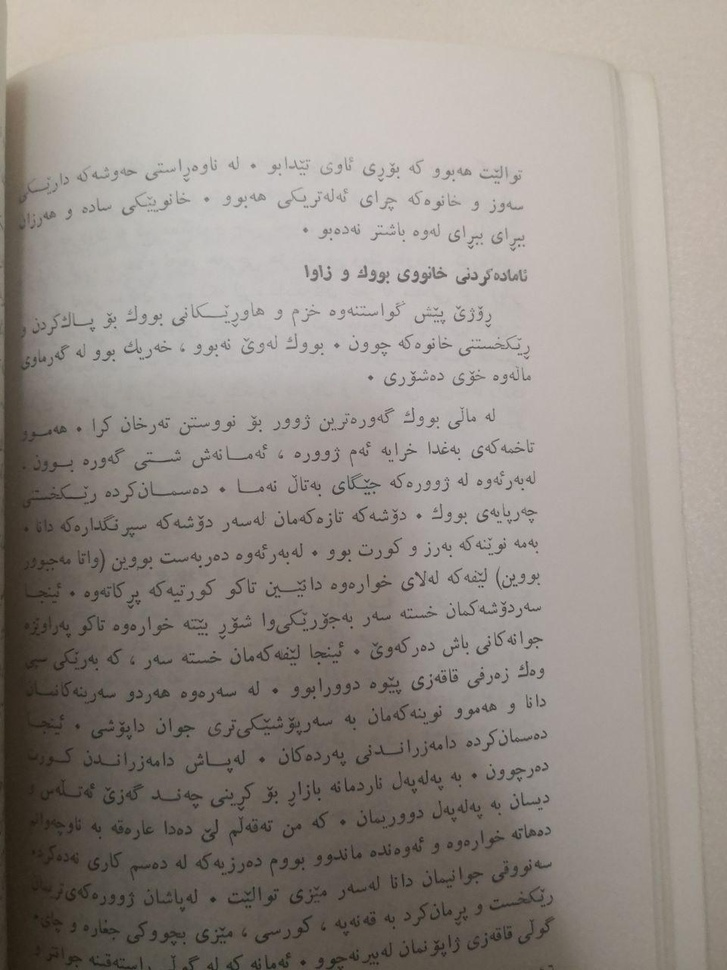
#> input picture images/1.jpg, 727 x 970 px, shrunk from 960 x 1280 before the run
$ python -i functions.py   (imports and definitions only)
#> lines starting #> are read from the running program, lines starting #| are printed output that depends on the picture; after the words box and inside, x2 and y2 are one past the last pixel; in counts of white or black regions, pixels touching at a corner belong together

from skimage.filters import gaussian, threshold_otsu
from skimage.feature import canny
from skimage.transform import probabilistic_hough_line, rotate
import numpy as np
import os
from skimage import io
from skimage import filters
from skimage import transform
from skimage import color
from skimage import viewer
from skimage import util
def deskew(image):
    #threshold to get rid of extraneous noise
    thresh = threshold_otsu(image)
#> thresh = 134
    normalize = image > thresh
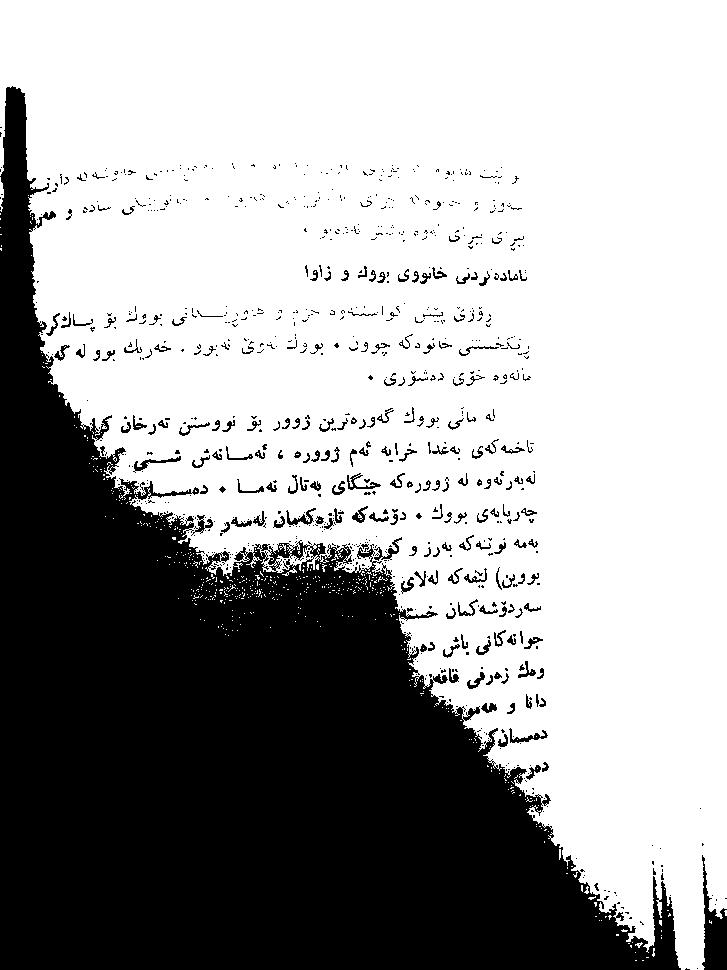
#> normalize: shape (970, 727) bool; 64% white; 914 black regions (709 under 20 px), largest, box (x1, y1, x2, y2) and area: (0, 86, 681, 970) 239242, (702, 855, 727, 970) 1482, (133, 456, 181, 473) 194
    # gaussian blur
    blur = gaussian(normalize, 3)
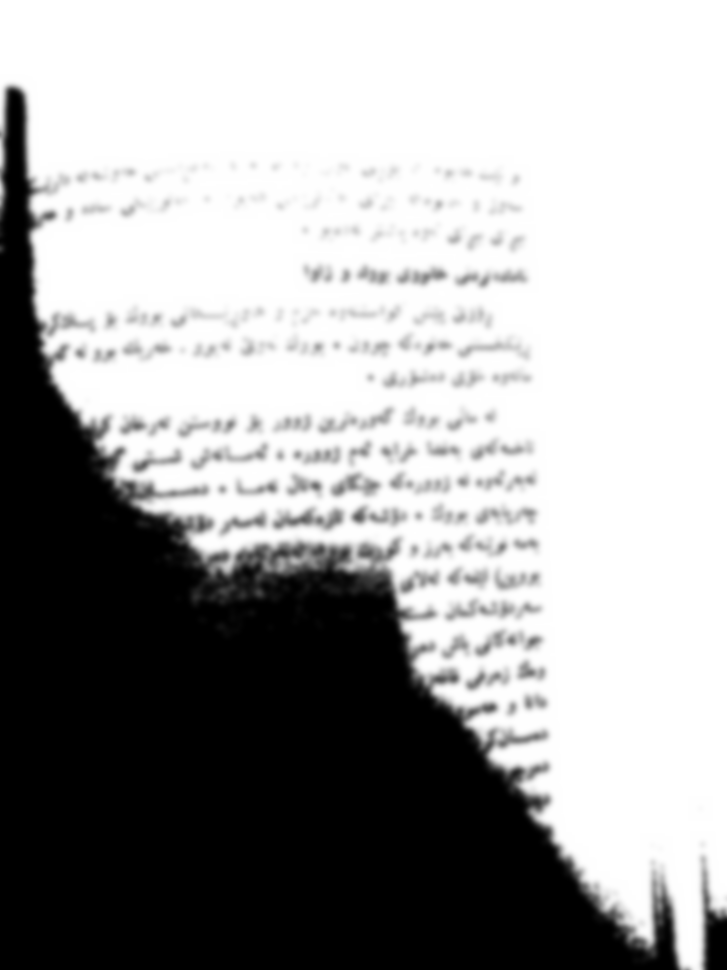
#> blur: shape (970, 727) float64; min 0, max 1, mean 0.64
    # canny edges in scikit-image
    edges = canny(blur)
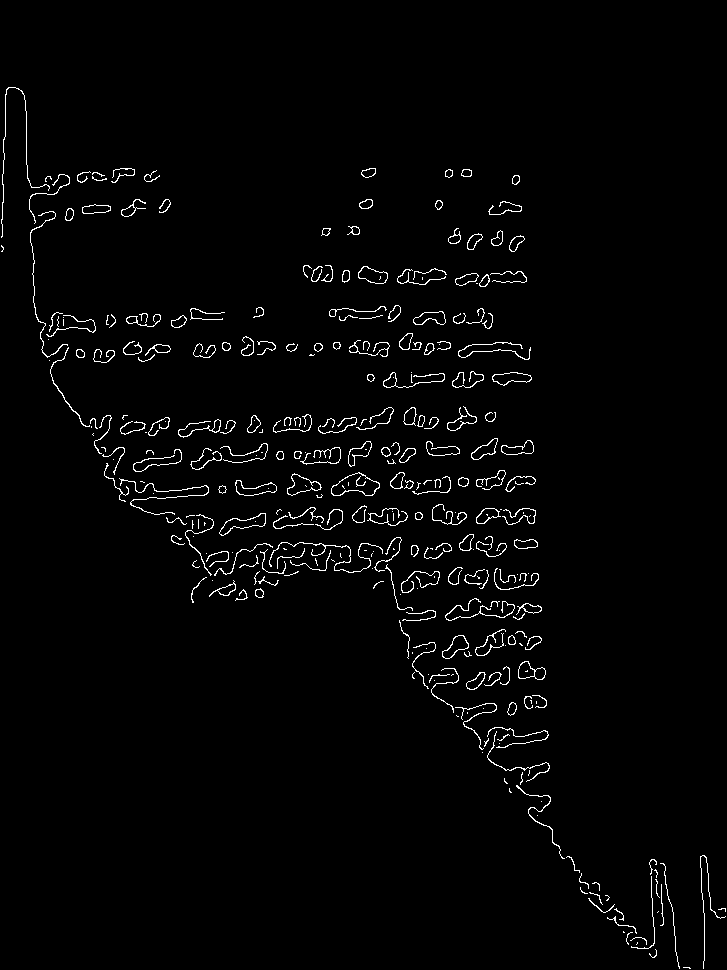
#> edges: shape (970, 727) bool; 2% white in thin lines or dots
    # hough lines
    hough_lines = probabilistic_hough_line(edges)
#> hough_lines = 90 items
    # hough lines returns a list of points, in the form ((x1, y1), (x2, y2))
    # representing line segments. the first step is to calculate the slopes of
    # these lines from their paired point values
    slopes = [(y2 - y1)/(x2 - x1) if (x2-x1) else 0 for (x1,y1), (x2, y2) in hough_lines]
#> slopes = 90 values, max 21.67 at index 81, min -39.5 at index 30, mean -0.0606
    # it just so happens that this slope is also y where y = tan(theta), the angle
    # in a circle by which the line is offset
    rad_angles = [np.arctan(x) for x in slopes]
#> rad_angles = 90 values, max 1.52 at index 81, min -1.55 at index 30, mean 0.124
    # and we change to degrees for the rotation
    deg_angles = [np.degrees(x) for x in rad_angles]
#> deg_angles = 90 values, max 87.36 at index 81, min -88.55 at index 30, mean 7.12
    # which of these degree values is most common?
    histo = np.histogram(deg_angles, bins=180)
    # correcting for 'sideways' alignments
    rotation_number = histo[1][np.argmax(histo[0])]
#> rotation_number = -1.57

    if rotation_number > 45:
        rotation_number = -(90-rotation_number)
    elif rotation_number < -45:
        rotation_number = 90 - abs(rotation_number)
    return rotation_number

def preprocess(input_file, output_file):
    # imgPath = "./images/5-rotated.jpg"
    imgPath = input_file
    img = io.imread(imgPath, as_gray=True)
    # binarize input image and apply local theresould
    adaptiveThresh = filters.thresholding.threshold_sauvola(img, r=0.2)
    binarizedImage = img >= adaptiveThresh

    # [7 lines of commented-out code are left out]
    io.imsave(output_file,util.dtype.img_as_ubyte(binarizedImage) )

>>> import cv2
>>> picture = cv2.imread('images/1.jpg', cv2.IMREAD_GRAYSCALE)
>>> result = deskew(picture)
#> result = -1.57

$ run again, on images/2.jpg
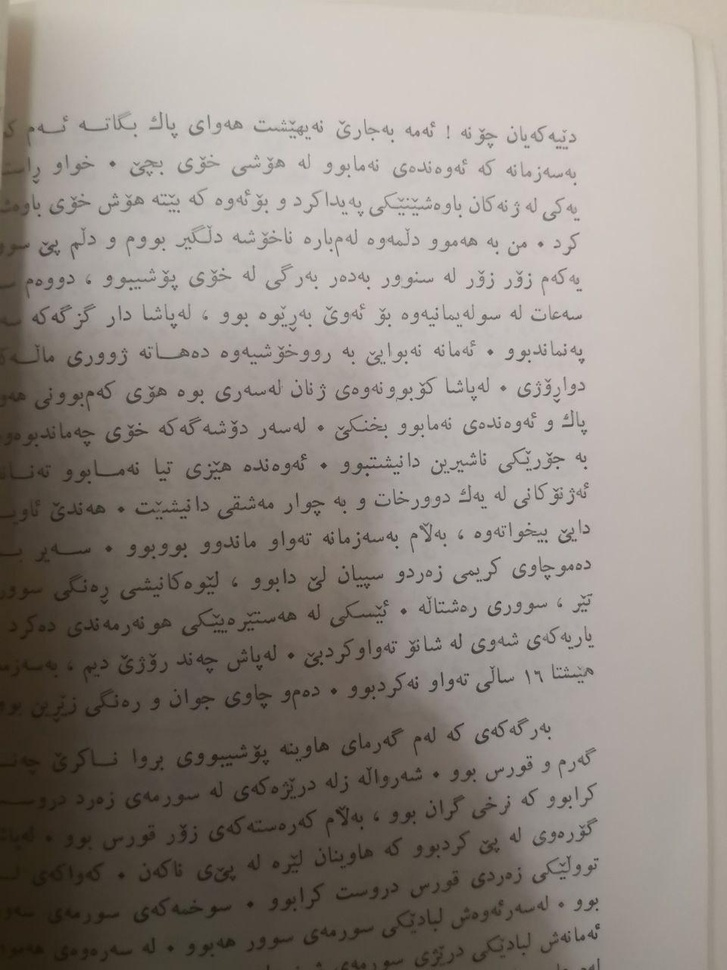
#> input picture images/2.jpg, 727 x 970 px, shrunk from 960 x 1280 before the run
#> thresh = 128
#> in deskew, `normalize = image > thresh`:
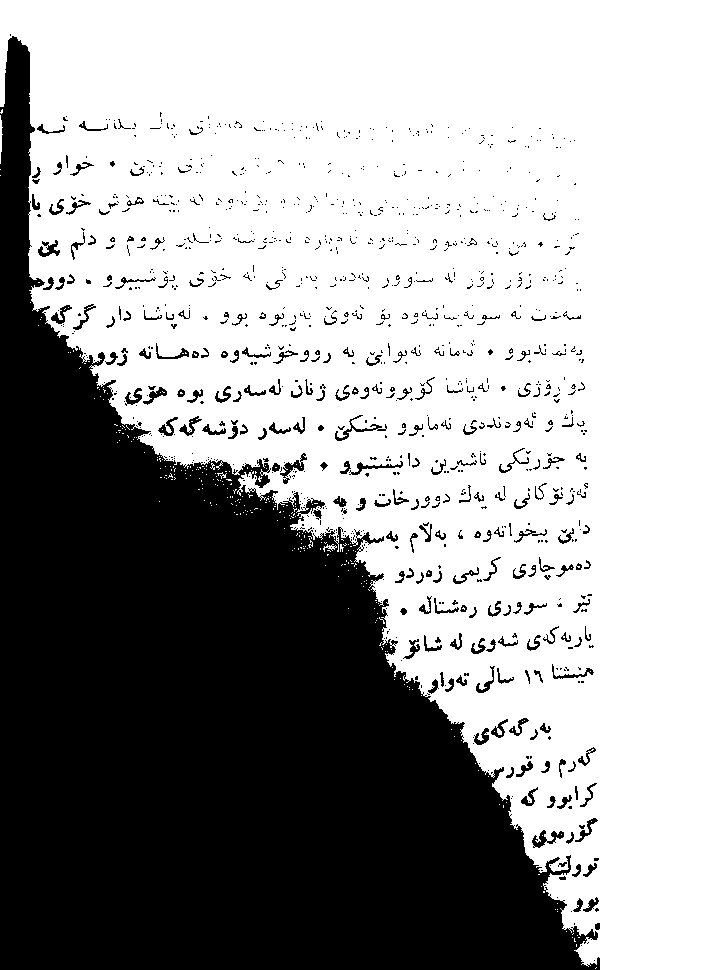
#> normalize: shape (970, 727) bool; 62.6% white; 1093 black regions (861 under 20 px), largest, box (x1, y1, x2, y2) and area: (0, 36, 600, 970) 247043, (532, 830, 564, 848) 236, (280, 453, 307, 484) 234
#> in deskew, `edges = canny(blur)`:
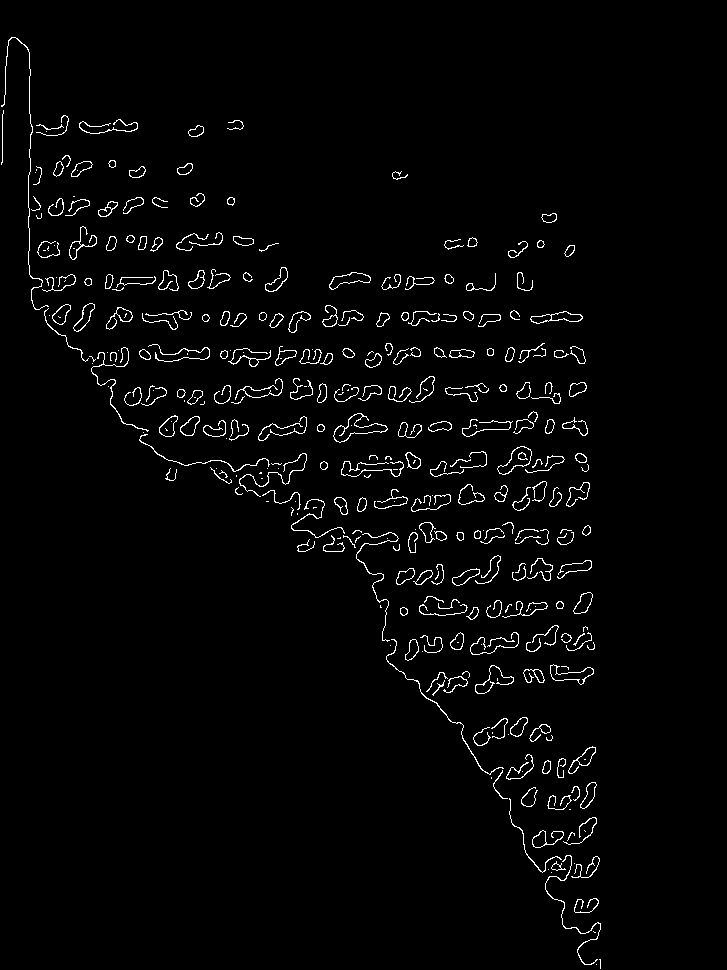
#> edges: shape (970, 727) bool; 2.3% white in thin lines or dots, all inside (x1, y1, x2, y2) = (1, 37, 601, 969)
#> hough_lines = 78 items
#> slopes = 78 values, max 1.69 at index 75, min -16.75 at index 49, mean 0.00208
#> rad_angles = 78 values, max 1.04 at index 75, min -1.51 at index 49, mean 0.156
#> deg_angles = 78 values, max 59.35 at index 75, min -86.58 at index 49, mean 8.92
#> rotation_number = -0.645

$ run again, on images/3.jpg
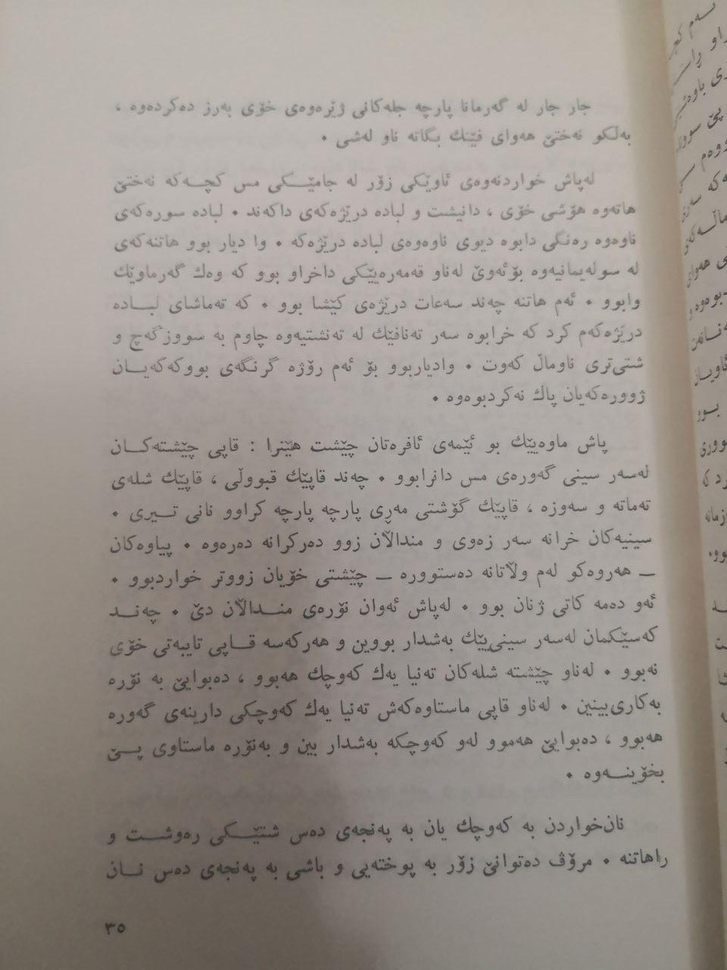
#> input picture images/3.jpg, 727 x 970 px, shrunk from 960 x 1280 before the run
#> thresh = 143
#> in deskew, `normalize = image > thresh`:
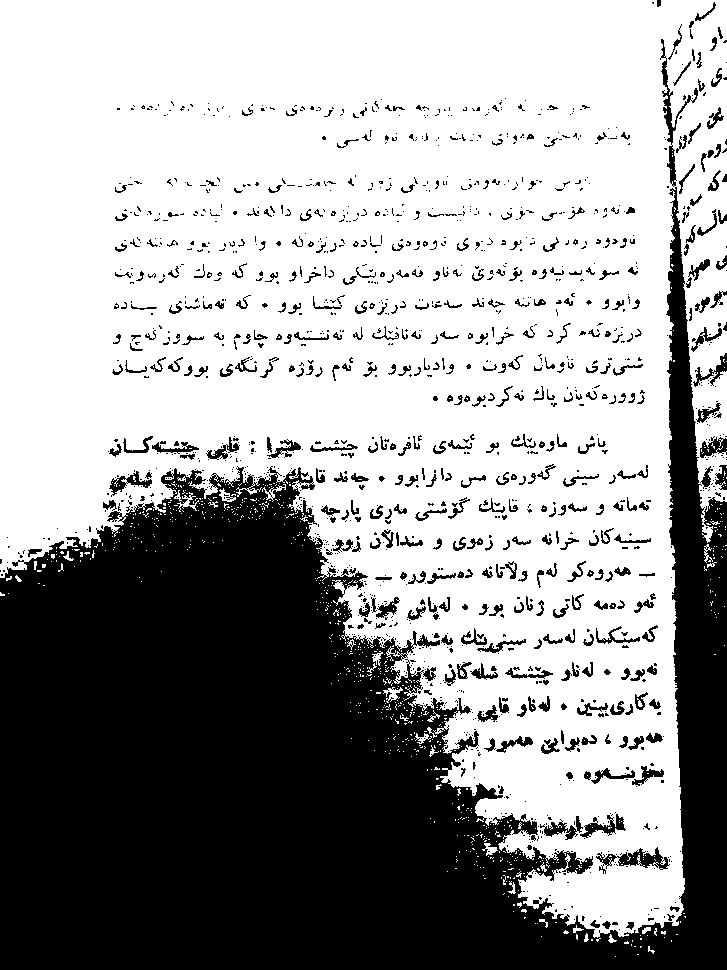
#> normalize: shape (970, 727) bool; 62.5% white; 1501 black regions (1094 under 20 px), largest, box (x1, y1, x2, y2) and area: (0, 187, 727, 970) 234691, (660, 39, 698, 187) 799, (596, 847, 670, 874) 705
#> in deskew, `edges = canny(blur)`:
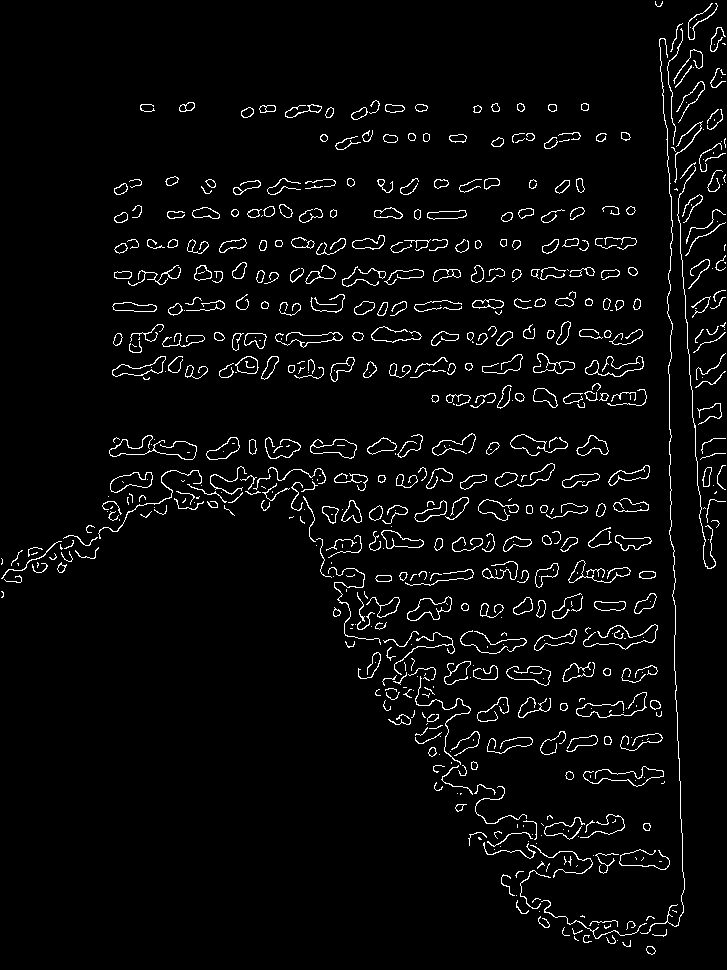
#> edges: shape (970, 727) bool; 3.8% white in thin lines or dots
#> hough_lines = 148 items
#> slopes = 148 values, max 58 at index 26, min -37.33 at index 10, mean 1.1
#> rad_angles = 148 values, max 1.55 at index 26, min -1.54 at index 10, mean 0.141
#> deg_angles = 148 values, max 89.01 at index 26, min -88.47 at index 10, mean 8.05
#> rotation_number = -0.713

$ run again, on images/4.jpg
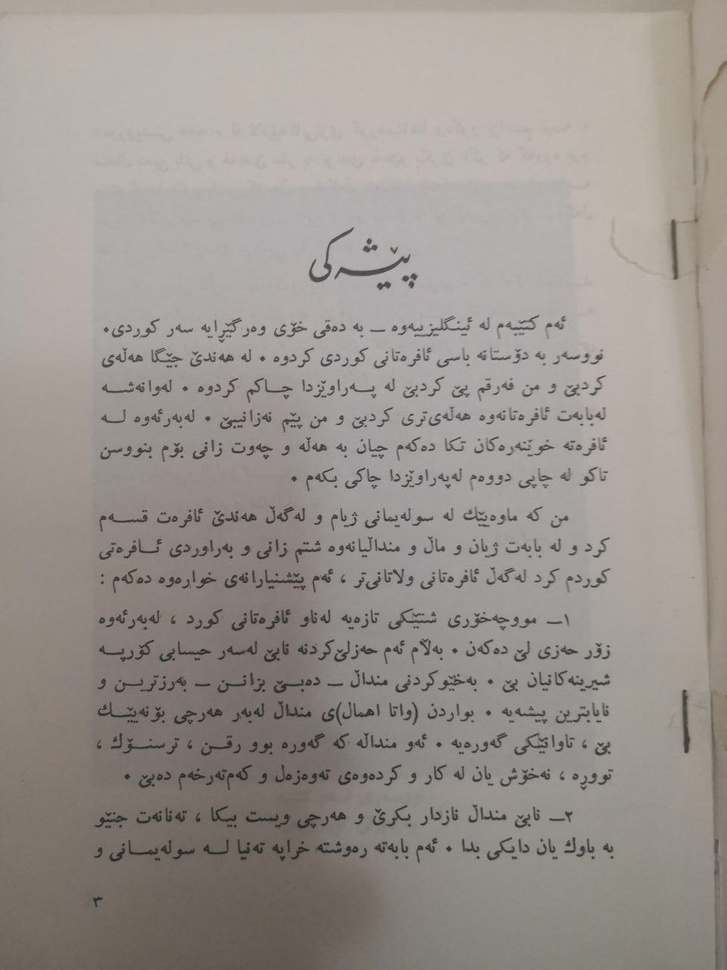
#> input picture images/4.jpg, 727 x 970 px, shrunk from 960 x 1280 before the run
#> thresh = 141
#> in deskew, `normalize = image > thresh`:
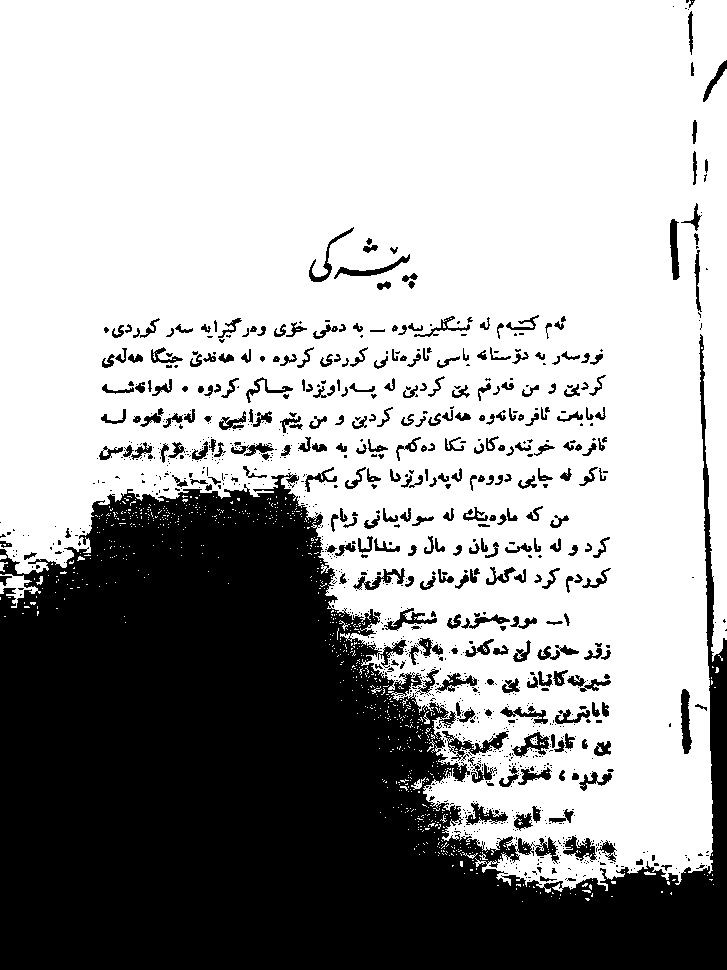
#> normalize: shape (970, 727) bool; 65.1% white; 1068 black regions (740 under 20 px), largest, box (x1, y1, x2, y2) and area: (0, 334, 727, 970) 216521, (442, 731, 509, 761) 639, (681, 689, 692, 754) 486
#> in deskew, `edges = canny(blur)`:
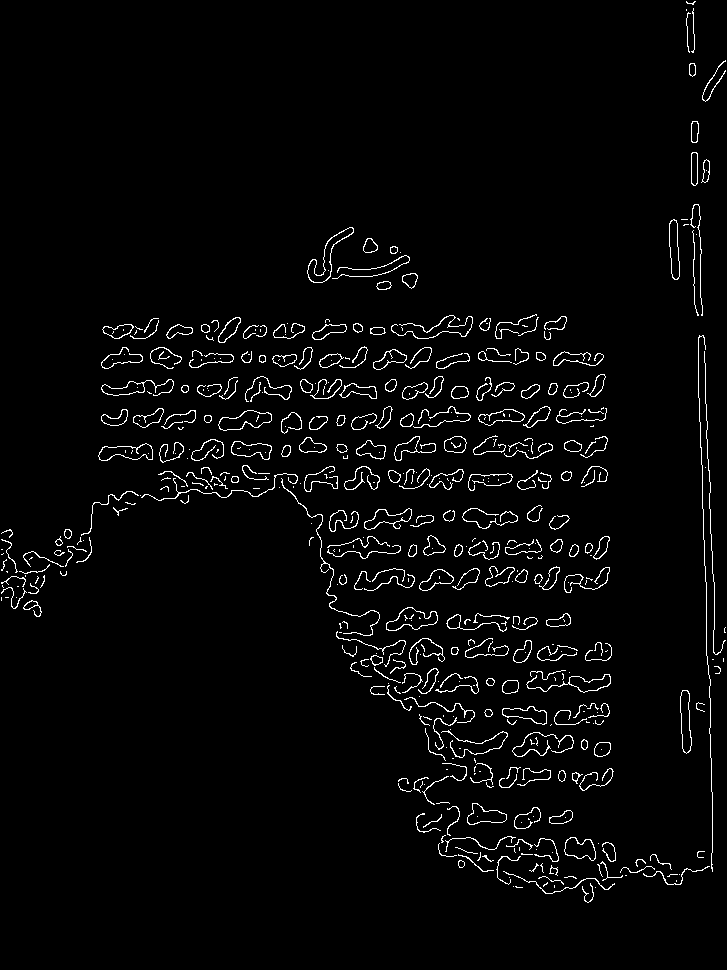
#> edges: shape (970, 727) bool; 2.9% white in thin lines or dots
#> hough_lines = 135 items
#> slopes = 135 values, max 56 at index 3, min -0.868 at index 79, mean 3.29
#> rad_angles = 135 values, max 1.55 at index 3, min -0.715 at index 79, mean 0.298
#> deg_angles = 135 values, max 88.98 at index 3, min -40.96 at index 79, mean 17.07
#> rotation_number = -0.532
